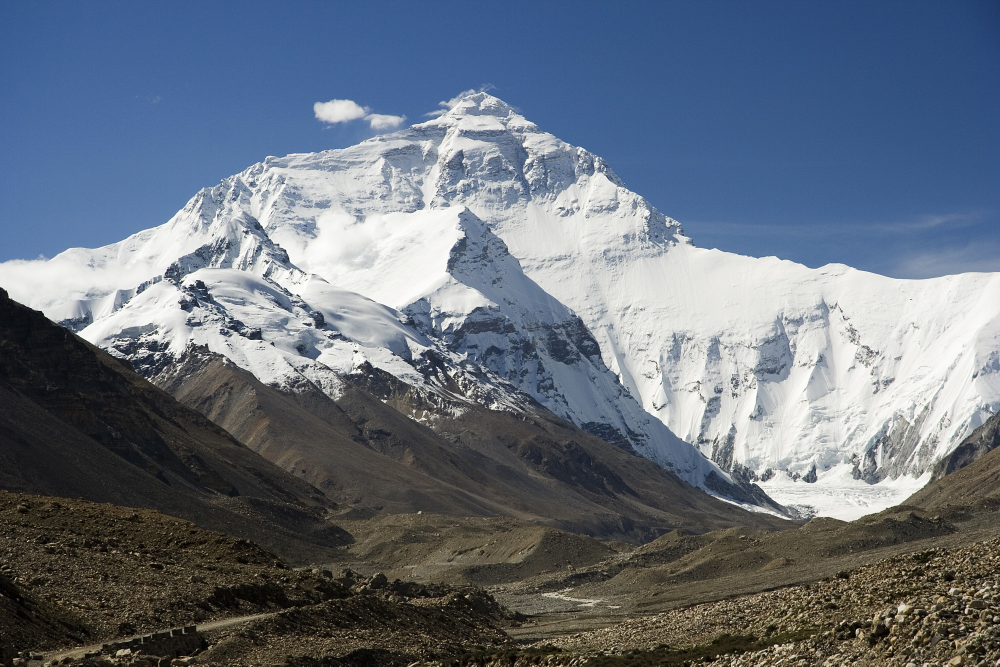
#> input picture mountain.jpg, 2000 x 1333 px (shown at 1/2 size)
$ jupyter execute chap1410.ipynb
#> lines starting #> are read from the running program, lines starting #| are printed output that depends on the picture
#### 1.4.10 Histograms in OpenCV

[cell 1]
import cv2
import numpy as np
from matplotlib import pyplot as plt

[cell 2]
img = cv2.imread('mountain.jpg',0)
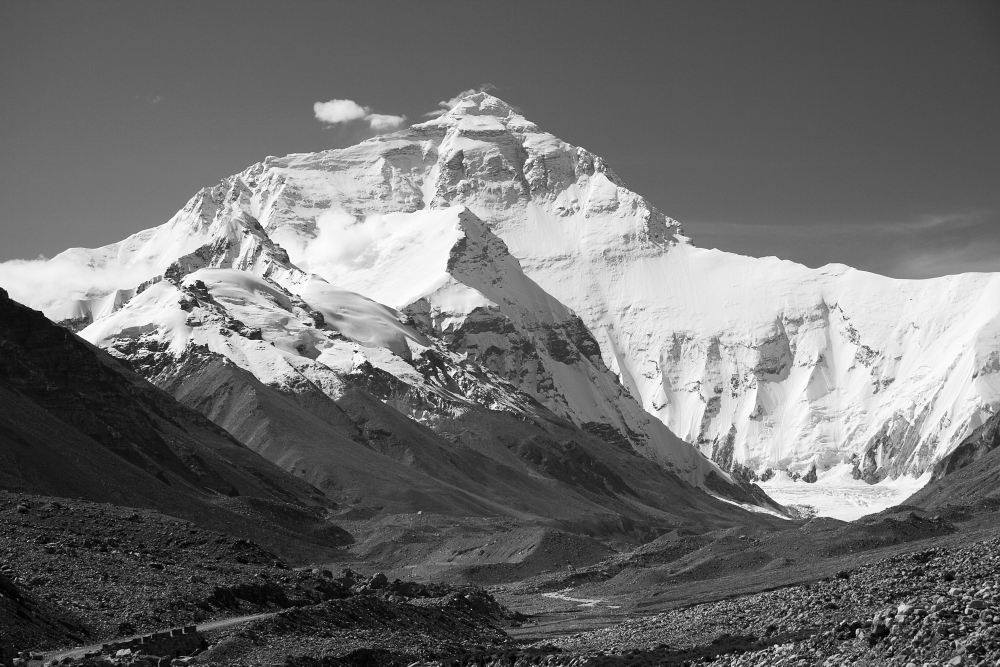
#> img: shape (1333, 2000) (shown at 1/2 size); min 0, max 255, mean 111.1
hist = cv2.calcHist([img],[0],None,[256],[0,256])
#> hist = 256 values, max 35475 at index 91, min 665 at index 254, mean 10414.1

[cell 3]
hist,bins = np.histogram(img.ravel(),256,[0,256])
#> bins = 257 values from 0 to 256

[cell 4]
img = cv2.imread('mountain.jpg',0)
plt.hist(img.ravel(),256,[0,256])
plt.show()
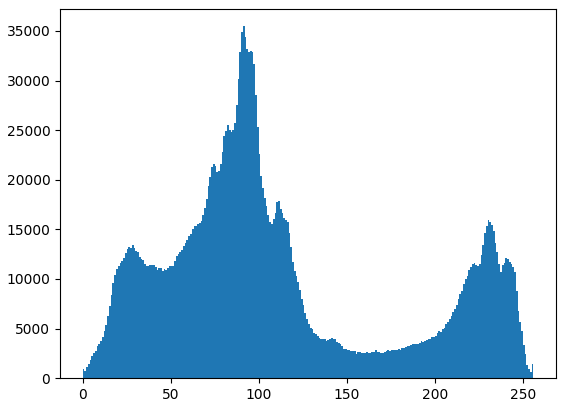
#> figure drawn by matplotlib, 1 panel; tallest bar 35475 high, from x = 91 to 92

[cell 5]
import cv2
import numpy as np
from matplotlib import pyplot as plt
img = cv2.imread('mountain.jpg')
#> img is the input picture: shape (1333, 2000, 3); mean B, G, R 125.2, 112.6, 103.1
color = ('b','g','r')
for i,col in enumerate(color):
    histr = cv2.calcHist([img],[i],None,[256],[0,256])
    plt.plot(histr,color = col)
    plt.xlim([0,256])
plt.show()
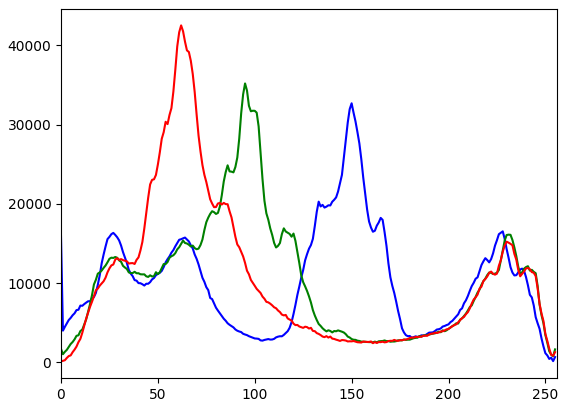
#> figure drawn by matplotlib, 1 panel; curve peaks at x = 150, y = 32682; curve peaks at x = 95, y = 35184; curve peaks at x = 62, y = 42504

[cell 6]
img = cv2.imread('mountain.jpg',0)
# create a mask
mask = np.zeros(img.shape[:2], np.uint8)
mask[500:1000, 600:1400] = 255
masked_img = cv2.bitwise_and(img,img,mask = mask)
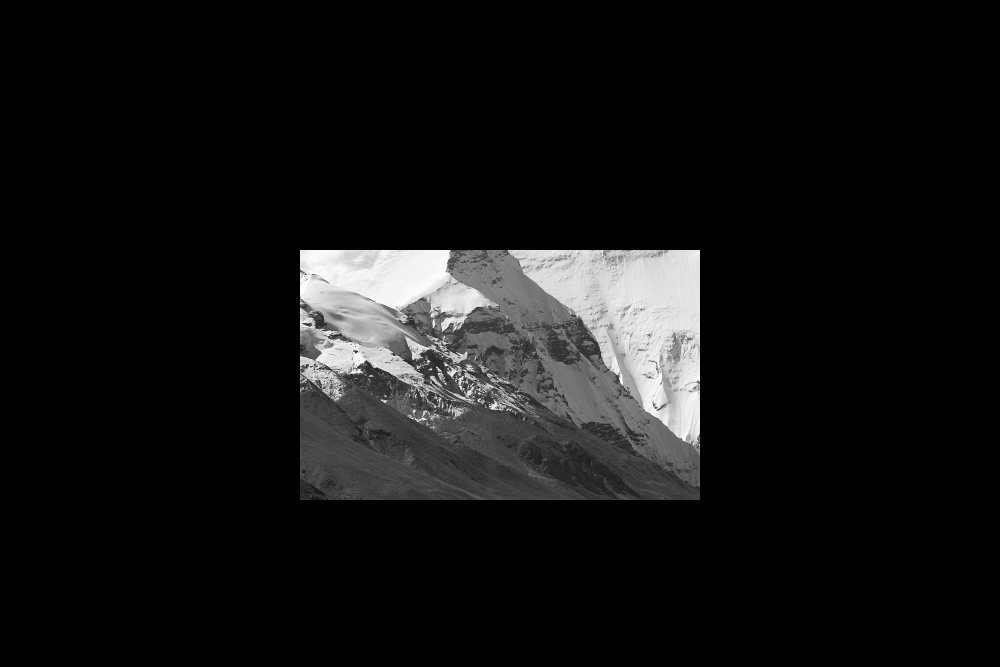
#> masked_img: shape (1333, 2000) (shown at 1/2 size); min 0, max 255, mean 19.3
# Calculate histogram with mask and without mask
# Check third argument for mask
hist_full = cv2.calcHist([img],[0],None,[256],[0,256])
#> hist_full has the same summary as hist
hist_mask = cv2.calcHist([img],[0],mask,[256],[0,256])
#> hist_mask = 256 values, max 5932 at index 65, min 0 at index 0, mean 1562.5
plt.subplot(221), plt.imshow(img, 'gray')
plt.subplot(222), plt.imshow(mask,'gray')
plt.subplot(223), plt.imshow(masked_img, 'gray')
plt.subplot(224), plt.plot(hist_full), plt.plot(hist_mask)
plt.xlim([0,256])
plt.show()
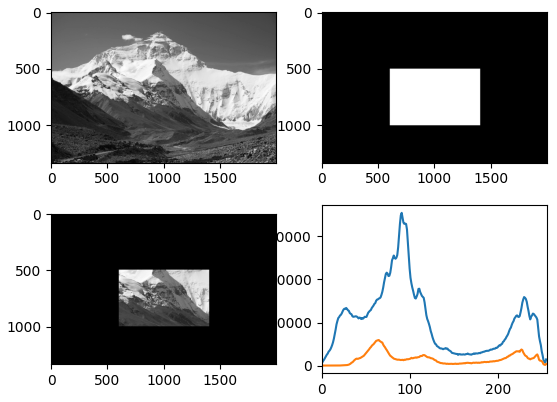
#> figure drawn by matplotlib, 4 panels; panel 4: curve peaks at x = 91, y = 35475; panel 4: curve peaks at x = 65, y = 5932

[cell 7]
import cv2
import numpy as np
from matplotlib import pyplot as plt
img = cv2.imread('mountain.jpg',0)
hist,bins = np.histogram(img.flatten(),256,[0,256])
cdf = hist.cumsum()
#> cdf = 256 values from 903 to 2666000
cdf_normalized = cdf * hist.max()/ cdf.max()
#> cdf_normalized = 256 values from 12.02 to 35475
plt.plot(cdf_normalized, color = 'b')
plt.hist(img.flatten(),256,[0,256], color = 'r')
plt.xlim([0,256])
plt.legend(('cdf','histogram'), loc = 'upper left')
plt.show()
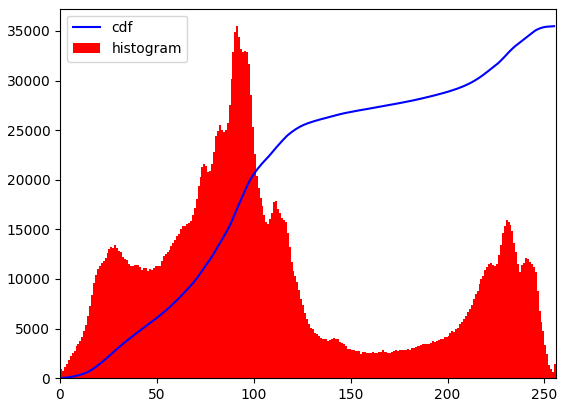
#> figure drawn by matplotlib, 1 panel; tallest bar 35475 high, from x = 91 to 92; curve peaks at x = 255, y = 35475

[cell 8]
cdf_m = np.ma.masked_equal(cdf,0)
cdf_m = (cdf_m - cdf_m.min())*255/(cdf_m.max()-cdf_m.min())
cdf = np.ma.filled(cdf_m,0).astype('uint8')
#> cdf = 256 values from 0 to 255

[cell 9]
img2 = cdf[img]
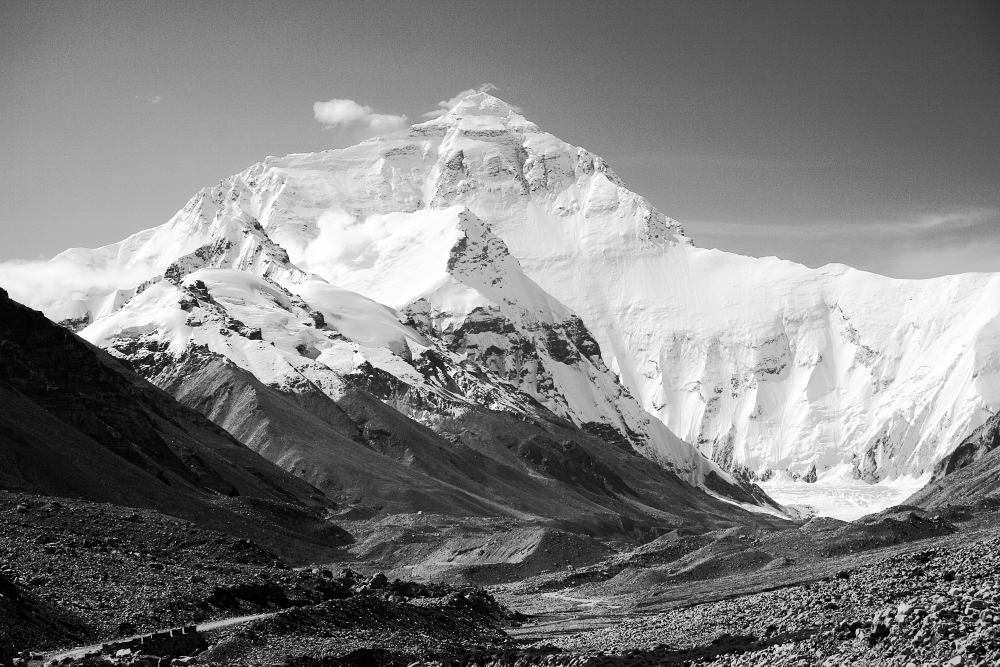
#> img2: shape (1333, 2000) (shown at 1/2 size); min 0, max 255, mean 127.8

[cell 10]
img = cv2.imread('mountain.jpg',0)
equ = cv2.equalizeHist(img)
res = np.hstack((img,equ)) #stacking images side-by-side
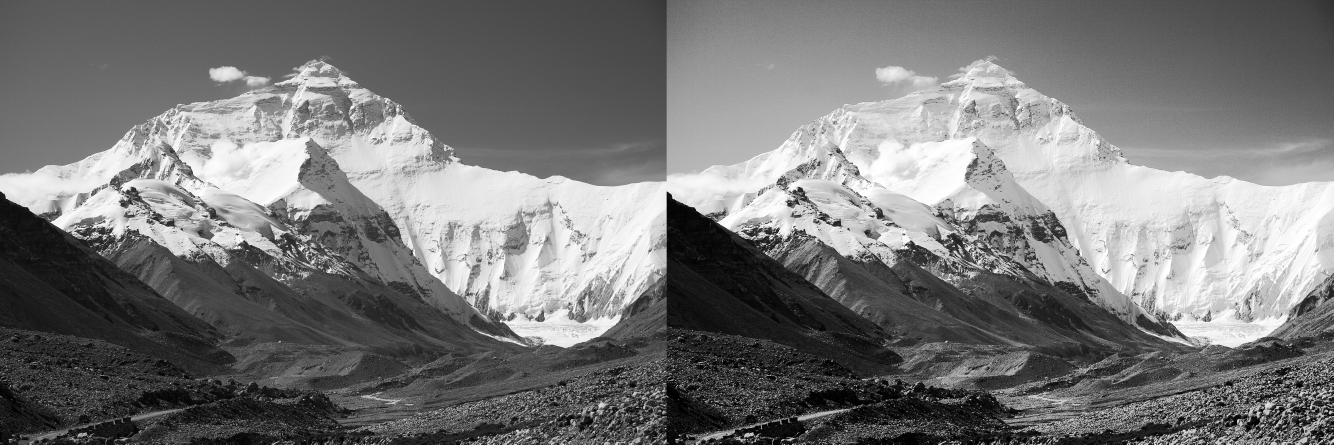
#> res: shape (1333, 4000) (shown at 1/3 size); min 0, max 255, mean 119.7
cv2.imwrite('res.png',res)
#> Out = True

[cell 11]
import numpy as np
import cv2
img = cv2.imread('mountain.jpg',0)
# create a CLAHE object (Arguments are optional).
clahe = cv2.createCLAHE(clipLimit=2.0, tileGridSize=(8,8))
cl1 = clahe.apply(img)
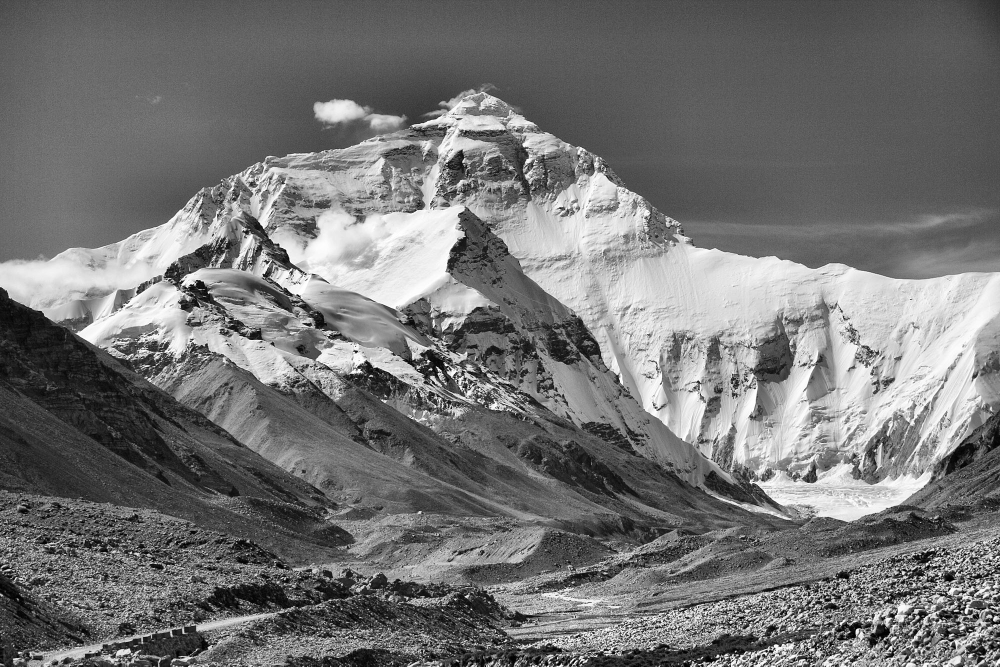
#> cl1: shape (1333, 2000) (shown at 1/2 size); min 0, max 255, mean 116.5
cv2.imwrite('mountain_clahe.jpg',cl1)
#> Out = True
